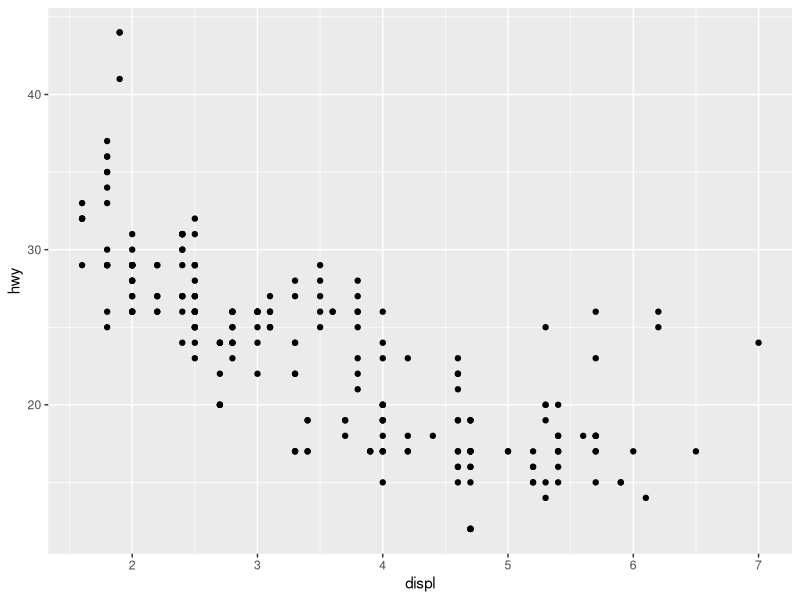
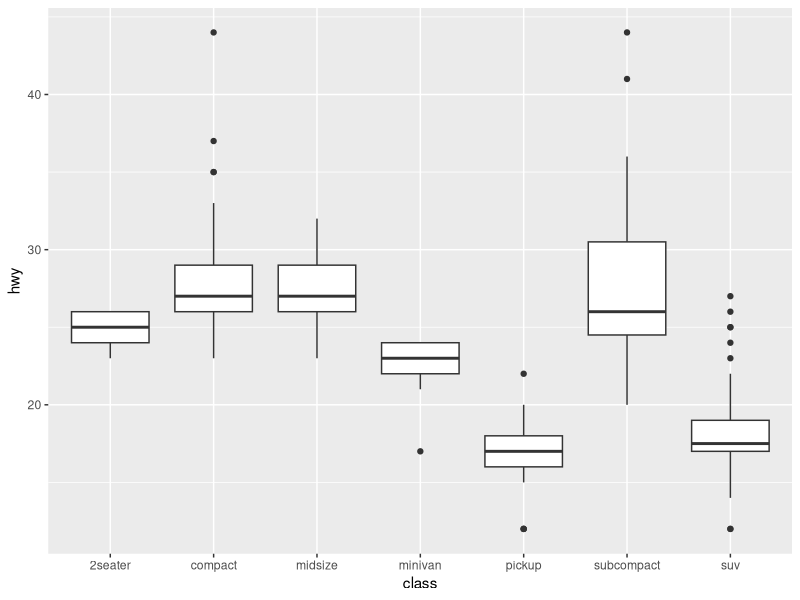
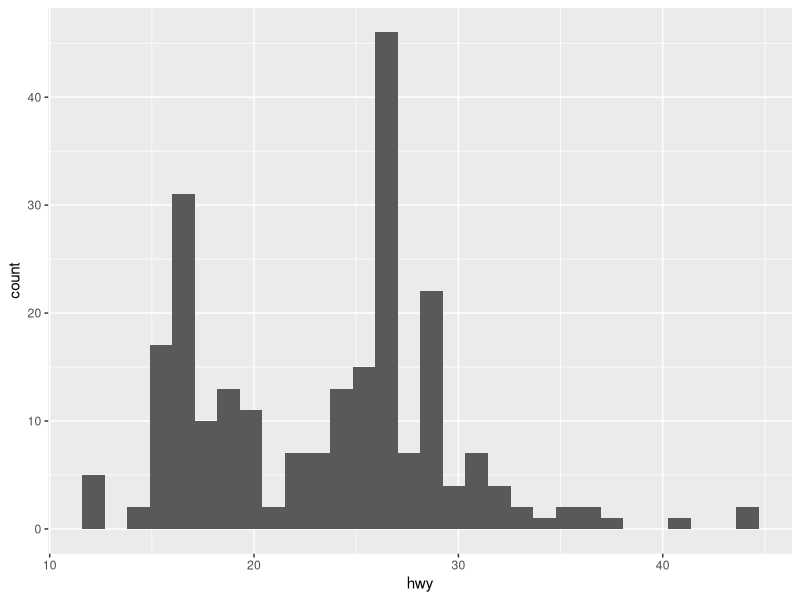
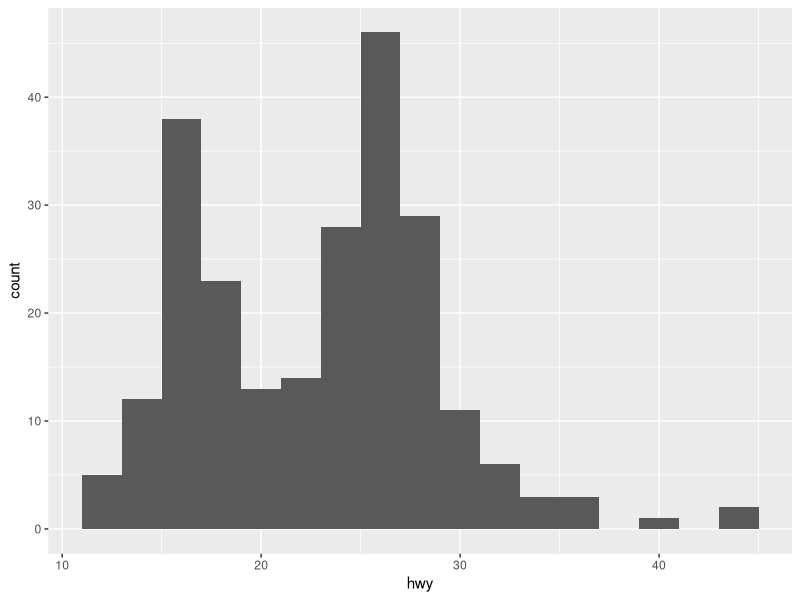
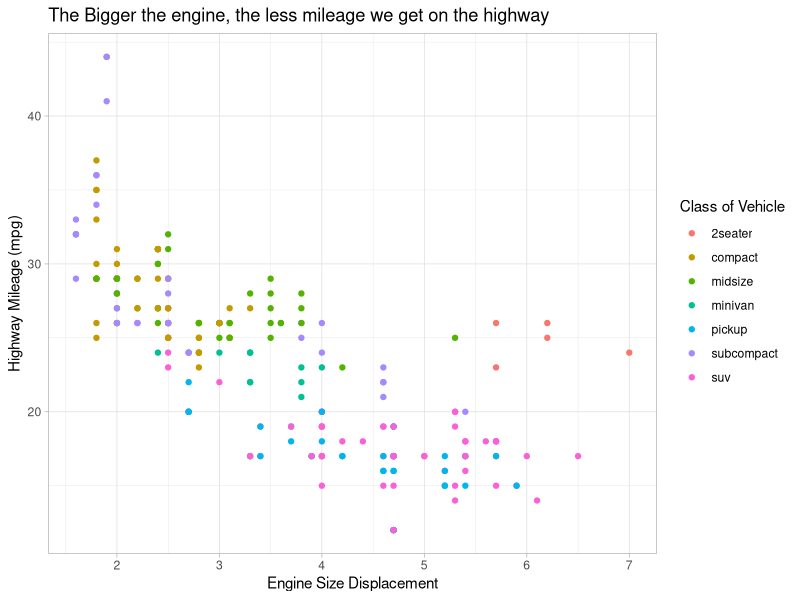
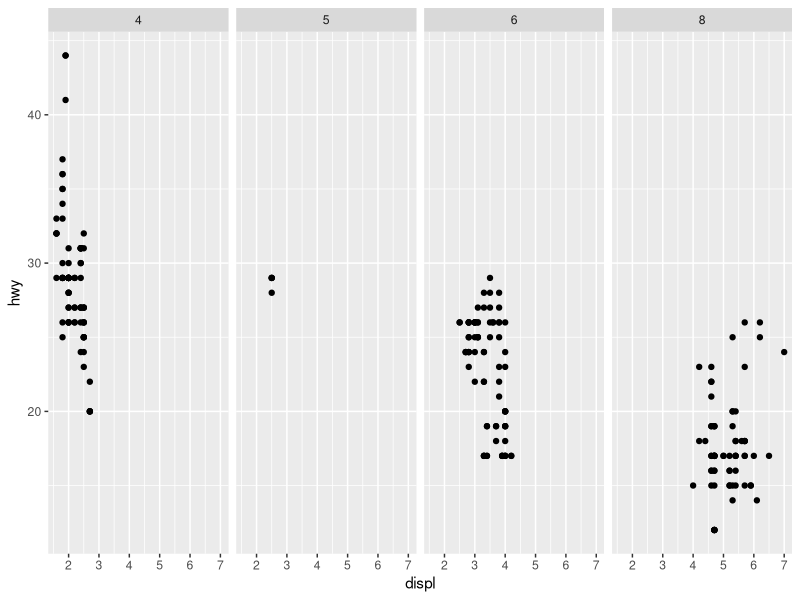
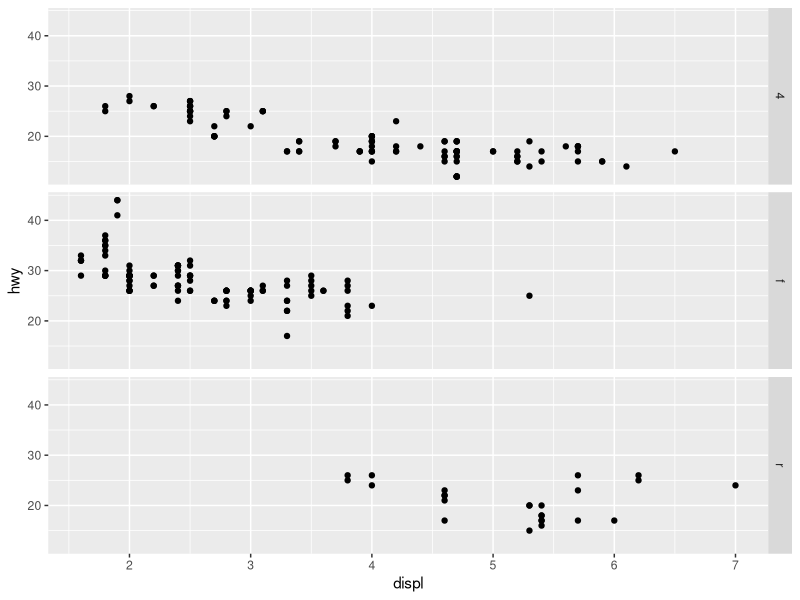
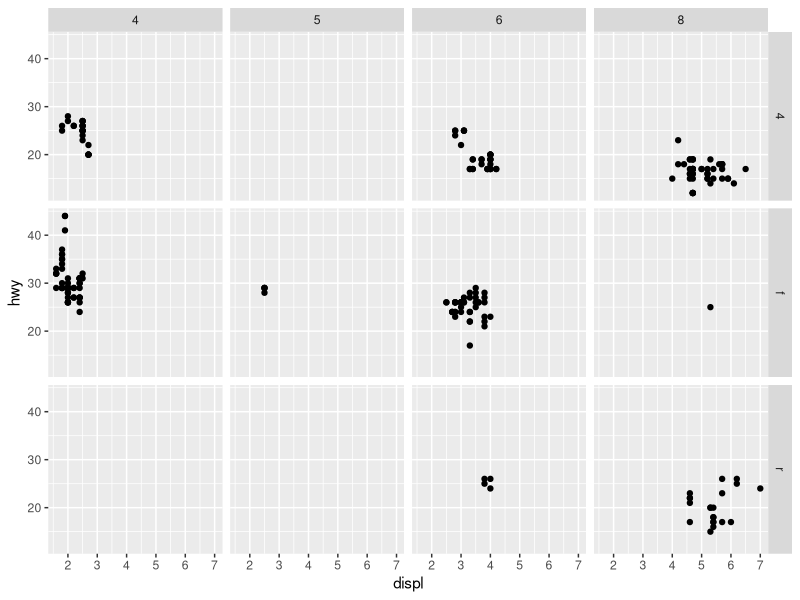

These figures' R source, in order:
## ---- chunk 1
#| label: setup
#| include: false
library(tidyverse)
## ---- chunk 2
#| label: loading mpg data
mpg
head(mpg)
## ---- chunk 3
#| label: making graph
ggplot(data = mpg) +
  geom_point(mapping = aes(x = displ, y = hwy))
## ---- chunk 4
#| label: making a boxplot
ggplot(data = mpg) +
  geom_boxplot(mapping = aes(x = class, y = hwy))
## ---- chunk 5
#| label: making histogram
ggplot(data = mpg) +
  geom_histogram(mapping = aes(x = hwy))
## ---- chunk 6
#| label: binwidth added
ggplot(data = mpg) +
  geom_histogram(aes(x = hwy), 
                 binwidth = 2)
## ---- chunk 7
#| label: adding more aesthetics
ggplot(data = mpg) +
  geom_point(aes(x = displ, 
                 y = hwy,
                 color = class)) +
  labs(x = "Engine Size Displacement",
       y = "Highway Mileage (mpg)",
       color = "Class of Vehicle",
       title = "The Bigger the engine, the less mileage we get on the highway") +
  theme_light()
## ---- chunk 8
#| label: facets
# Makes a plot that the commands below will modify
q <- ggplot(mpg) + geom_point(aes(x = displ, y = hwy))

q + facet_grid(. ~ cyl)
# Creates four column through cyl with one row through a dot

q + facet_grid(drv ~ .)
# Creates three rows through drv with one column through a dot

q + facet_grid(drv ~ cyl)
# Creates three rows using drv combined with four columns with cy1

q + facet_wrap(~ class)
# Makes a graph for each class
## ---- chunk 9
#| label: bargraph
ggplot(mpg) + 
  geom_bar(aes(x = class,
               fill = class)) +
  guides(fill = "none") +
  labs(x = " Class of Vehicle",
       y = "Number of Vehicles in Sample") +
  theme_bw()
## ---- chunk 10
#| label: JPG of Graph
ggplot(mpg, aes(x = displ, y = hwy)) + 
  geom_point(aes(color = class)) +
  geom_smooth(color = "#49b9de",
              se = FALSE,
              method = "lm") 
# It will create a graph that is a scatter plot with a line, basically adding two geometries. 

  #ggsave("example.jpg", width = 6,height = 4)
# Saving an image in the folder. Basically, creates a image, especially a jpg image, of the given graph.
